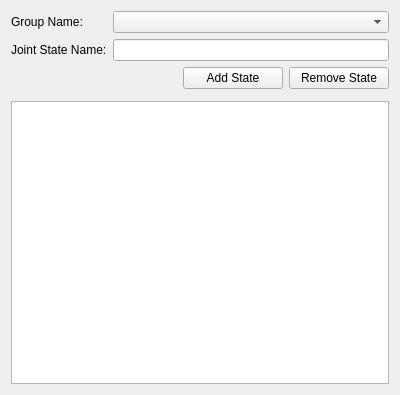
<?xml version="1.0" encoding="UTF-8"?>
<ui version="4.0">
 <class>GroupsJointStatesEditorWidget</class>
 <widget class="QWidget" name="GroupsJointStatesEditorWidget">
  <property name="geometry">
   <rect>
    <x>0</x>
    <y>0</y>
    <width>400</width>
    <height>395</height>
   </rect>
  </property>
  <property name="sizePolicy">
   <sizepolicy hsizetype="Expanding" vsizetype="Expanding">
    <horstretch>0</horstretch>
    <verstretch>0</verstretch>
   </sizepolicy>
  </property>
  <property name="windowTitle">
   <string>Form</string>
  </property>
  <layout class="QVBoxLayout" name="verticalLayout_2">
   <property name="sizeConstraint">
    <enum>QLayout::SetNoConstraint</enum>
   </property>
   <item>
    <widget class="QFrame" name="frame">
     <property name="sizePolicy">
      <sizepolicy hsizetype="Preferred" vsizetype="Maximum">
       <horstretch>0</horstretch>
       <verstretch>0</verstretch>
      </sizepolicy>
     </property>
     <property name="frameShape">
      <enum>QFrame::NoFrame</enum>
     </property>
     <property name="frameShadow">
      <enum>QFrame::Raised</enum>
     </property>
     <layout class="QFormLayout" name="formLayout">
      <property name="leftMargin">
       <number>0</number>
      </property>
      <property name="topMargin">
       <number>0</number>
      </property>
      <property name="rightMargin">
       <number>0</number>
      </property>
      <property name="bottomMargin">
       <number>0</number>
      </property>
      <item row="0" column="0">
       <widget class="QLabel" name="groupNameLabel">
        <property name="text">
         <string>Group Name:</string>
        </property>
       </widget>
      </item>
      <item row="2" column="0">
       <widget class="QLabel" name="jointStateNameLabel">
        <property name="text">
         <string>Joint State Name:</string>
        </property>
       </widget>
      </item>
      <item row="0" column="1">
       <widget class="QComboBox" name="groupNamesComboBox"/>
      </item>
      <item row="2" column="1">
       <widget class="QLineEdit" name="jointStateNameLineEdit"/>
      </item>
     </layout>
    </widget>
   </item>
   <item>
    <widget class="QFrame" name="frame_2">
     <property name="frameShape">
      <enum>QFrame::NoFrame</enum>
     </property>
     <property name="frameShadow">
      <enum>QFrame::Raised</enum>
     </property>
     <layout class="QHBoxLayout" name="horizontalLayout">
      <property name="leftMargin">
       <number>0</number>
      </property>
      <property name="topMargin">
       <number>0</number>
      </property>
      <property name="rightMargin">
       <number>0</number>
      </property>
      <property name="bottomMargin">
       <number>0</number>
      </property>
      <item>
       <spacer name="horizontalSpacer">
        <property name="orientation">
         <enum>Qt::Horizontal</enum>
        </property>
        <property name="sizeHint" stdset="0">
         <size>
          <width>40</width>
          <height>20</height>
         </size>
        </property>
       </spacer>
      </item>
      <item>
       <widget class="QPushButton" name="addPushButton">
        <property name="minimumSize">
         <size>
          <width>100</width>
          <height>0</height>
         </size>
        </property>
        <property name="text">
         <string>Add State</string>
        </property>
       </widget>
      </item>
      <item>
       <widget class="QPushButton" name="removePushButton">
        <property name="minimumSize">
         <size>
          <width>100</width>
          <height>0</height>
         </size>
        </property>
        <property name="text">
         <string>Remove State</string>
        </property>
       </widget>
      </item>
     </layout>
    </widget>
   </item>
   <item>
    <widget class="tesseract_gui::JointStateSliderWidget" name="jointSliderWidget" native="true"/>
   </item>
   <item>
    <widget class="QTreeView" name="treeView"/>
   </item>
  </layout>
 </widget>
 <customwidgets>
  <customwidget>
   <class>tesseract_gui::JointStateSliderWidget</class>
   <extends>QWidget</extends>
   <header>tesseract_qt/joint_state_slider/joint_state_slider_widget.h</header>
   <container>1</container>
  </customwidget>
 </customwidgets>
 <resources/>
 <connections/>
</ui>
